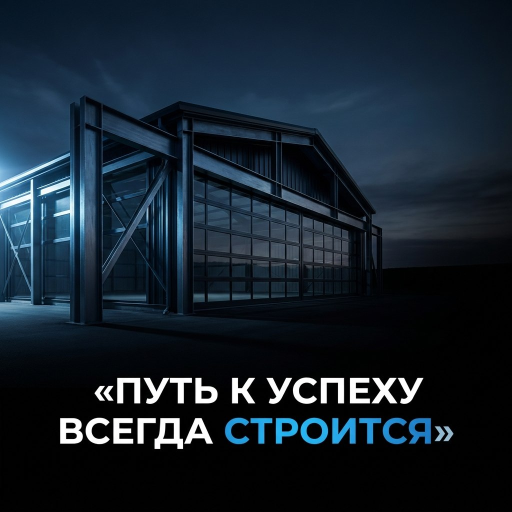
#> input picture brand/source/angar.jpg, 1024 x 1024 px (shown at 1/2 size)
$ python carousel_kapital.py
#> lines starting #> are read from the running program, lines starting #| are printed output that depends on the picture; after the words box and inside, x2 and y2 are one past the last pixel; in counts of white or black regions, pixels touching at a corner belong together
"""Карусель «Капитальный ангар или нет» — 9 слайдов 1080x1350 в фирменном стиле."""
import os
from PIL import Image, ImageDraw, ImageFont, ImageFilter, ImageEnhance
ROOT=os.path.dirname(os.path.abspath(__file__))+'/..'
OUT=ROOT+'/drafts/carousel_kapital/'; os.makedirs(OUT,exist_ok=True)
W,H=1080,1350; GOLD=(217,176,94); WHT=(245,242,236); GRY=(170,170,170); BG=(14,15,18)
def F(sz,w='800'): return ImageFont.truetype(ROOT+f'/brand/fonts/Montserrat-{w}.ttf',sz)
hang=Image.open(ROOT+'/brand/source/angar.jpg').convert('RGB').crop((0,0,1024,740))
logo=Image.open(ROOT+'/brand/logo.jpg').convert('RGB')
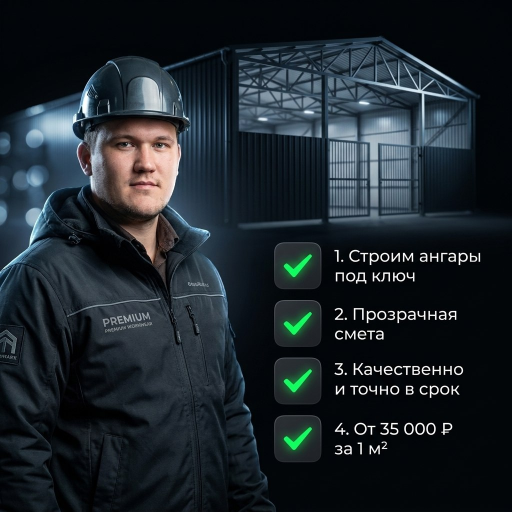
#> input picture brand/source/prorab.jpg, 1024 x 1024 px, given in place of logo.jpg, which was not available (shown at 1/2 size)
#> logo is the input picture: PIL image 1024x1024 RGB; mean R, G, B 29.5, 37.9, 44.1
mark=logo.crop((180,120,1820,1240)); a=mark.convert('L').point(lambda v:255 if v>90 else 0)
#> after `a = mark.convert('L').point(lambda v: 255 if v > 90 else 0)`:
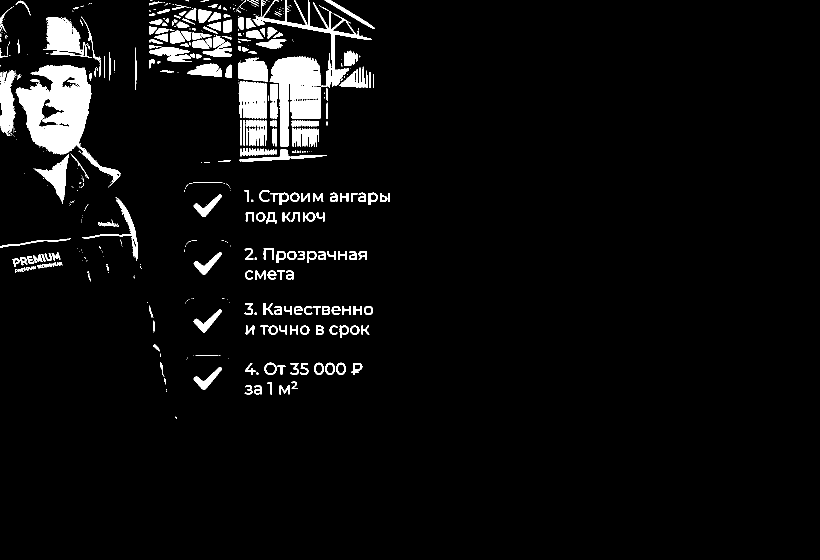
#> a: PIL image 1640x1120 L (shown at 1/2 size); 4.9% white; 531 white regions (287 under 20 px), largest, box (x1, y1, x2, y2) and area: (31, 130, 241, 375) 17912, (511, 0, 744, 294) 14885, (86, 34, 184, 116) 4139
markA=Image.new('RGBA',mark.size,GOLD+(0,)); markA.putalpha(a)

def base(dim=0.18):
#> called with dim = 0.35
    bg=hang.resize((int(hang.width*H/hang.height),H)); x=(bg.width-W)//2
#> after `x = (bg.width - W) // 2`: x = 394
    bg=bg.crop((x,0,x+W,H)).filter(ImageFilter.GaussianBlur(18))
#> bg: PIL image 1080x1350 RGB
    bg=ImageEnhance.Brightness(bg).enhance(dim)
    return bg.convert('RGBA')

def footer(im,n):
    m=markA.resize((64,int(64*markA.height/markA.width)),Image.LANCZOS); im.alpha_composite(m,(72,H-112))
    d=ImageDraw.Draw(im); d.text((150,H-96),'ПОКОЛЕНИЯ',font=F(26,'700'),fill=GOLD)
    t=f'{n} / 9'; d.text((W-72-d.textlength(t,font=F(26,'500')),H-96),t,font=F(26,'500'),fill=GRY)

def wrap(d,text,font,maxw):
    out=[]
    for para in text.split('\n'):
        line=''
        for w in para.split(' '):
            t=(line+' '+w).strip()
            if d.textlength(t,font=font)<=maxw: line=t
            else: out.append(line); line=w
        out.append(line)
    return out

def para(d,x,y,text,font,fill,maxw,lh=1.3):
    for ln in wrap(d,text,font,maxw):
        d.text((x,y),ln,font=font,fill=fill); y+=int(font.size*lh)
    return y

# 1 обложка
fg=hang.resize((W,int(hang.height*W/hang.width)),Image.LANCZOS)
im=base(0.35); msk=Image.new('L',fg.size,255); md=ImageDraw.Draw(msk)
#> after `msk = Image.new('L', fg.size, 255)`: msk: PIL image 1080x780 L; every value is 255
for i in range(160): v=int(255*i/160); md.line([(0,fg.height-1-i),(W,fg.height-1-i)],fill=v)
im.paste(fg,(0,0),msk); d=ImageDraw.Draw(im)
ov=Image.new('RGBA',(W,H),(0,0,0,0)); od=ImageDraw.Draw(ov)
#> after `ov = Image.new('RGBA', (W, H), (0, 0, 0, 0))`: ov: PIL image 1080x1350 RGBA; every value is 0
for y in range(500,H): od.line([(0,y),(W,y)],fill=(0,0,0,int(235*min(1,(y-500)/350))))
im=Image.alpha_composite(im,ov); d=ImageDraw.Draw(im)
d.rectangle([72,690,212,698],fill=GOLD)
y=720
for t,c in [('ВАШ АНГАР —',WHT),('КАПИТАЛЬНЫЙ',GOLD),('ИЛИ НЕТ?',WHT)]:
    d.text((72,y),t,font=F(96),fill=c); y+=110
#> after the loop, y = 1050
para(d,72,y+20,'6 признаков, на которые смотрят суд и Росреестр',F(38,'500'),WHT,900)
d.text((W-72-d.textlength('листайте »',font=F(30,'700')),H-96),'листайте »',font=F(30,'700'),fill=GOLD)
m=markA.resize((64,int(64*markA.height/markA.width)),Image.LANCZOS); im.alpha_composite(m,(72,H-112)); ImageDraw.Draw(im).text((150,H-96),'ПОКОЛЕНИЯ',font=F(26,'700'),fill=GOLD)
im.convert('RGB').save(OUT+'01.jpg',quality=93)
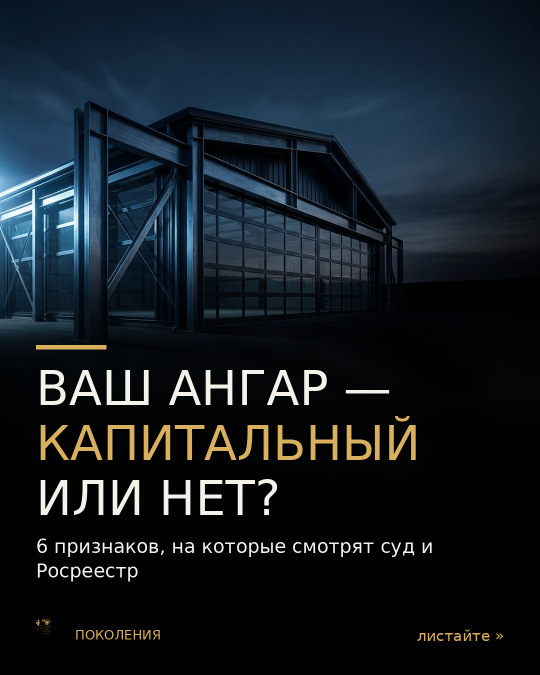
#> saved as 01.jpg: PIL image 1080x1350 RGB (shown at 1/2 size); mean R, G, B 20.5, 28.4, 35.2

# 2 почему важно
im=base(); d=ImageDraw.Draw(im)
d.text((72,150),'ПОЧЕМУ ЭТО ВАЖНО',font=F(30,'700'),fill=GOLD)
para(d,72,210,'Суд и Росреестр смотрят не на материал стен, а на признаки. От ответа зависит:',F(54,'800'),WHT,936,1.22)
y=520
for t in ['нужно ли разрешение на строительство','можно ли зарегистрировать ангар в ЕГРН','есть ли риск признания самовольной постройкой и сноса']:
    d.rectangle([72,y+18,84,y+30],fill=GOLD); y=para(d,112,y,t,F(42,'500'),WHT,880)+34
#> this loop made 3 passes
#> y on passes 1 to 3: 662, 804, 946
#> after the loop, y = 946
footer(im,2); im.convert('RGB').save(OUT+'02.jpg',quality=93)
#> after `footer(im, 2)`:
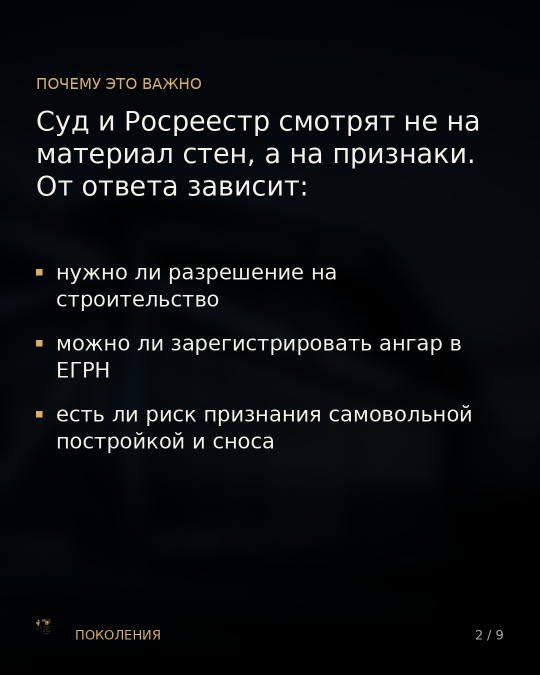
#> saved as 02.jpg: PIL image 1080x1350 RGB (shown at 1/2 size); mean R, G, B 11.6, 13.8, 15.9

signs=[('01','Заглублённый фундамент',['Ленточный или плитный фундамент с котлованом — прочная связь с землёй','Сваи с ростверком под каркасом — тоже довод за капитальность','Площадка или короткие анкеры без фундамента — некапитальный']),
('02','Неразборный каркас',['Колонны забетонированы в фундамент или вварены в закладные','Нельзя разобрать и собрать заново без ущерба — ключевой признак','Болтовой каркас, который можно перевезти, — довод за некапитальность']),
('03','Капитальные стены',['Кирпич, бетон, монолит — признак капитального здания','Сэндвич-панели или тент сами по себе статус не решают','Главное — фундамент и каркас']),
('04','Стационарные сети',['Врезка в водопровод, канализацию или газ','Капитальный ввод электричества','Одно подключение к электросети ангар капитальным не делает']),
('05','Проект и разрешение',['Капитальный ангар строят по проекту и разрешению — ст. 51 ГрК РФ','Без разрешения — риск самовольной постройки и сноса, ст. 222 ГК РФ']),
('06','Учёт в ЕГРН',['Ангар ставят на кадастровый учёт и регистрируют право собственности','Его можно продать, заложить, внести в уставный капитал'])]
for i,(num,head,pts) in enumerate(signs):
    im=base(); d=ImageDraw.Draw(im)
    d.text((72,110),num,font=F(220,'800'),fill=GOLD)
    d.text((72,380),'ПРИЗНАК',font=F(30,'700'),fill=GRY)
    y=para(d,72,430,head,F(70,'800'),WHT,936,1.15)+40
    d.rectangle([72,y,212,y+8],fill=GOLD); y+=50
    for t in pts:
        d.rectangle([72,y+18,84,y+30],fill=GOLD); y=para(d,112,y,t,F(40,'500'),WHT,880)+30
    footer(im,i+3); im.convert('RGB').save(OUT+f'{i+3:02d}.jpg',quality=93)
#> this loop made 6 passes
#> pass 1, `footer(im, i + 3)`:
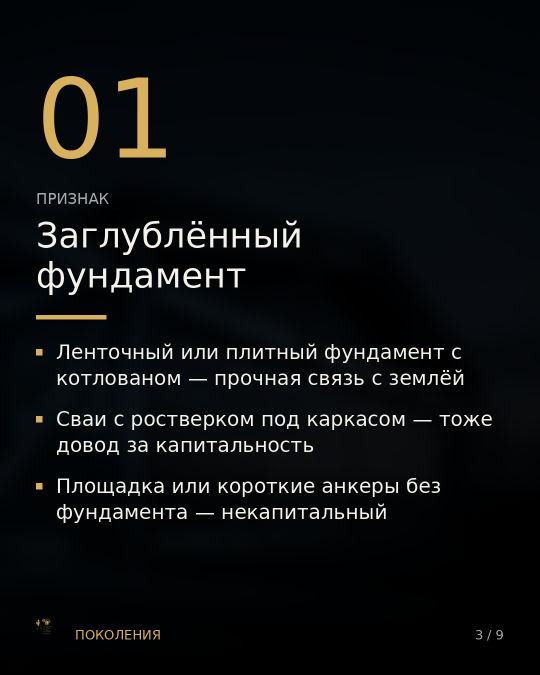
#> saved as 03.jpg: PIL image 1080x1350 RGB (shown at 1/2 size); mean R, G, B 13.5, 15.4, 16.8
#> after the loop:
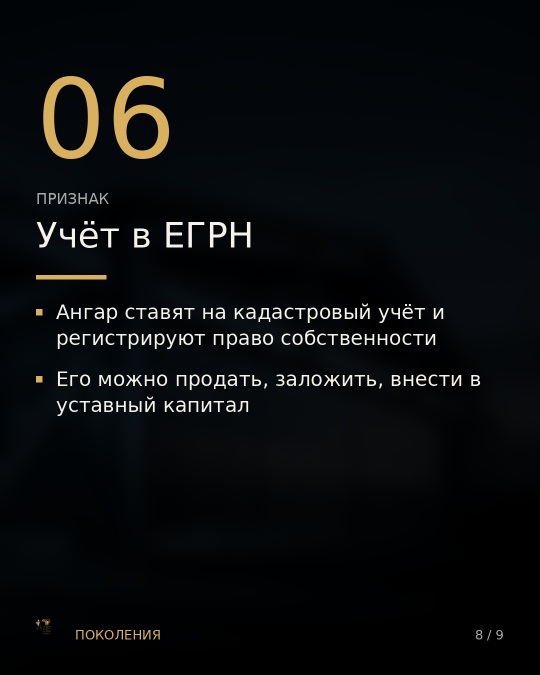
#> im: PIL image 1080x1350 RGBA (shown at 1/2 size); mean R, G, B, A 10.5, 12.3, 13.7, 255

# 9 серая зона + призыв
im=base(0.25); d=ImageDraw.Draw(im)
d.polygon([(72,230),(132,130),(192,230)],outline=GOLD,width=8); d.text((124,160),'!',font=F(56),fill=GOLD)
d.text((72,270),'СЕРАЯ ЗОНА',font=F(30,'700'),fill=GOLD)
y=para(d,72,320,'Винтовые сваи: суды решают по-разному',F(58,'800'),WHT,936,1.18)
#> y = 456
y=para(d,72,y+20,'Статус ангара лучше определить до стройки, а не в суде.',F(40,'500'),GRY,936)
#> y = 580
d.rectangle([72,y+50,W-72,y+54],fill=(60,60,60)); y+=110
#> after `y += 110`: y = 690
y=para(d,72,y,'Не уверены в своём случае?',F(48,'800'),WHT,936)
#> y = 752
d.text((72,y+10),'Напишите',font=F(48,'800'),fill=WHT); x=72+d.textlength('Напишите ',font=F(48,'800'))
#> after `x = 72 + d.textlength('Напишите ', font=F(48, '800'))`: x = 348
d.text((x,y+10),'«РАСЧЁТ»',font=F(48,'800'),fill=GOLD); d.text((72,y+72),'в директ',font=F(48,'800'),fill=WHT)
para(d,72,y+160,'Посчитаем смету «всё включено» — от\u00a020\u00a0000\u00a0₽/м²',F(38,'500'),WHT,936)
footer(im,9); im.convert('RGB').save(OUT+'09.jpg',quality=93)

# превью-лист
sheet=Image.new('RGB',(3*360+40,3*450+40),(30,30,30))
#> sheet: PIL image 1120x1390 RGB; every value is 30
for k in range(9):
    t=Image.open(OUT+f'{k+1:02d}.jpg').resize((350,437),Image.LANCZOS); sheet.paste(t,(10+(k%3)*360+5,10+(k//3)*450+5))
sheet.save(OUT+'00_preview.jpg',quality=90); print('ok')
#> after `sheet.save(OUT + '00_preview.jpg', quality=90)`:
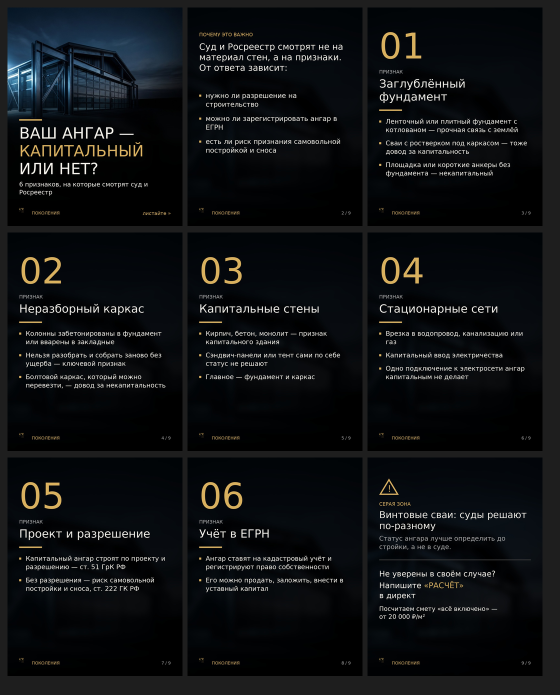
#> saved as 00_preview.jpg: PIL image 1120x1390 RGB (shown at 1/2 size); mean R, G, B 15.1, 17.3, 19.5
#| ok
